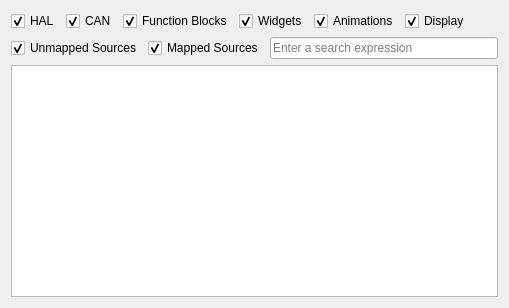
<?xml version="1.0" encoding="UTF-8"?>
<ui version="4.0">
 <class>SourcesOverview</class>
 <widget class="QWidget" name="SourcesOverview">
  <property name="geometry">
   <rect>
    <x>0</x>
    <y>0</y>
    <width>509</width>
    <height>308</height>
   </rect>
  </property>
  <property name="windowTitle">
   <string>Form</string>
  </property>
  <layout class="QGridLayout" name="gridLayout">
   <item row="0" column="0">
    <layout class="QHBoxLayout" name="horizontalLayout">
     <item>
      <widget class="QCheckBox" name="HALSelectionCheckBox">
       <property name="text">
        <string>HAL</string>
       </property>
       <property name="checked">
        <bool>true</bool>
       </property>
       <property name="tristate">
        <bool>false</bool>
       </property>
      </widget>
     </item>
     <item>
      <widget class="QCheckBox" name="CANSelectionCheckBox">
       <property name="text">
        <string>CAN</string>
       </property>
       <property name="checked">
        <bool>true</bool>
       </property>
      </widget>
     </item>
     <item>
      <widget class="QCheckBox" name="FBSelectionCheckBox">
       <property name="text">
        <string>Function Blocks</string>
       </property>
       <property name="checked">
        <bool>true</bool>
       </property>
      </widget>
     </item>
     <item>
      <widget class="QCheckBox" name="widgetsSelectionCheckBox">
       <property name="text">
        <string>Widgets</string>
       </property>
       <property name="checked">
        <bool>true</bool>
       </property>
      </widget>
     </item>
     <item>
      <widget class="QCheckBox" name="animationSelectionCheckBox">
       <property name="text">
        <string>Animations</string>
       </property>
       <property name="checked">
        <bool>true</bool>
       </property>
      </widget>
     </item>
     <item>
      <widget class="QCheckBox" name="displaySelectionCheckBox">
       <property name="text">
        <string>Display</string>
       </property>
       <property name="checked">
        <bool>true</bool>
       </property>
      </widget>
     </item>
     <item>
      <spacer name="horizontalSpacer">
       <property name="orientation">
        <enum>Qt::Horizontal</enum>
       </property>
       <property name="sizeHint" stdset="0">
        <size>
         <width>40</width>
         <height>20</height>
        </size>
       </property>
      </spacer>
     </item>
    </layout>
   </item>
   <item row="2" column="0">
    <layout class="QHBoxLayout" name="horizontalLayout_2">
     <item>
      <widget class="QCheckBox" name="UMSourcesCheckBox">
       <property name="text">
        <string>Unmapped Sources</string>
       </property>
       <property name="checked">
        <bool>true</bool>
       </property>
      </widget>
     </item>
     <item>
      <widget class="QCheckBox" name="MSourcesCheckBox">
       <property name="text">
        <string>Mapped Sources</string>
       </property>
       <property name="checked">
        <bool>true</bool>
       </property>
      </widget>
     </item>
     <item>
      <widget class="QLineEdit" name="m_lineEditFilter">
       <property name="placeholderText">
        <string>Enter a search expression</string>
       </property>
      </widget>
     </item>
    </layout>
   </item>
   <item row="3" column="0">
    <widget class="QTableView" name="tableView">
     <property name="minimumSize">
      <size>
       <width>0</width>
       <height>0</height>
      </size>
     </property>
     <property name="styleSheet">
      <string notr="true">QTableView::item:hover {  background: qlineargradient(x1: 0, y1: 0, x2: 0, y2: 1, stop: 0 #FAFBFE, stop: 1 #DCDEF1) }</string>
     </property>
     <property name="selectionMode">
      <enum>QAbstractItemView::NoSelection</enum>
     </property>
    </widget>
   </item>
  </layout>
 </widget>
 <resources/>
 <connections/>
</ui>
